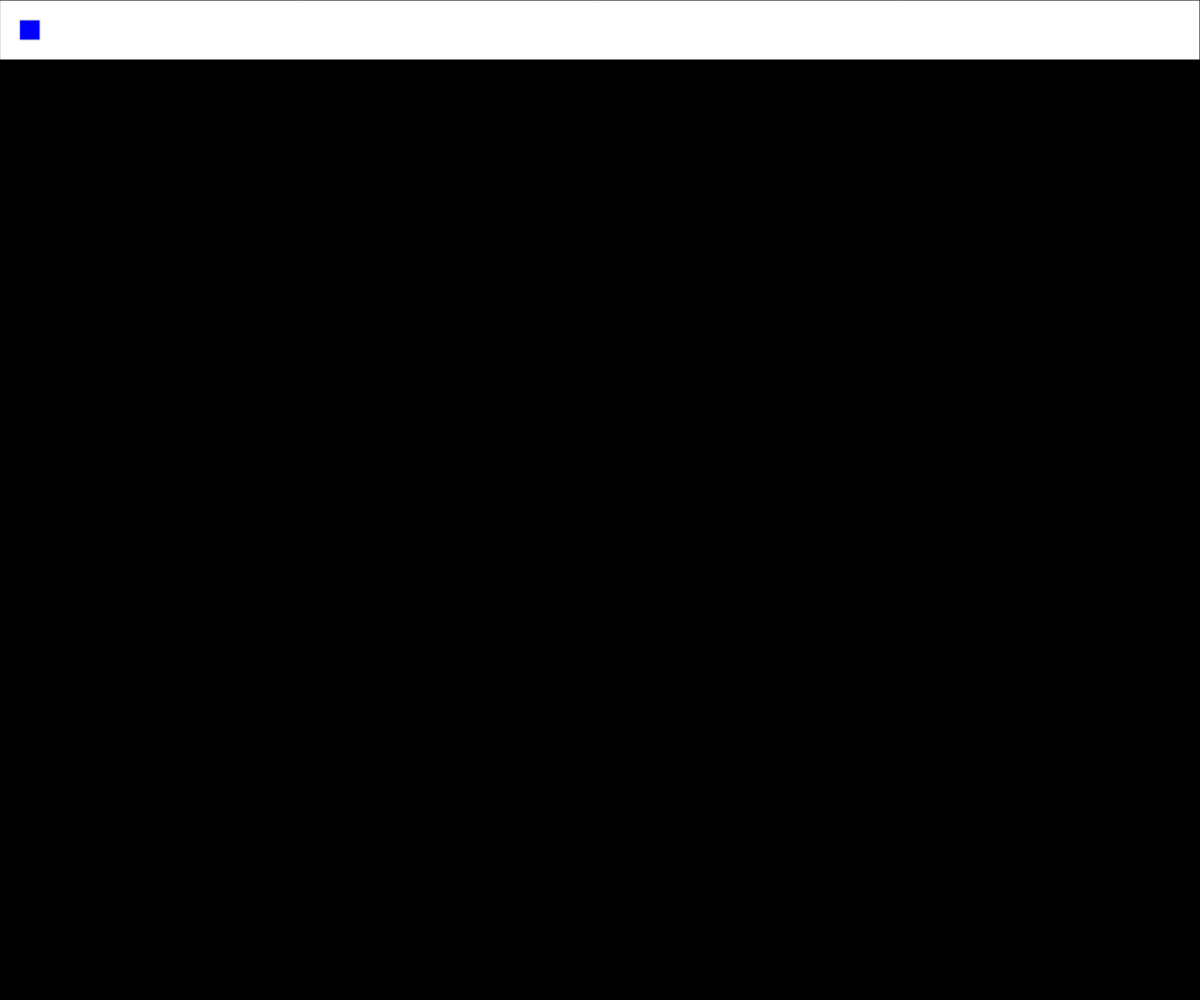
Frame 1 (no input)
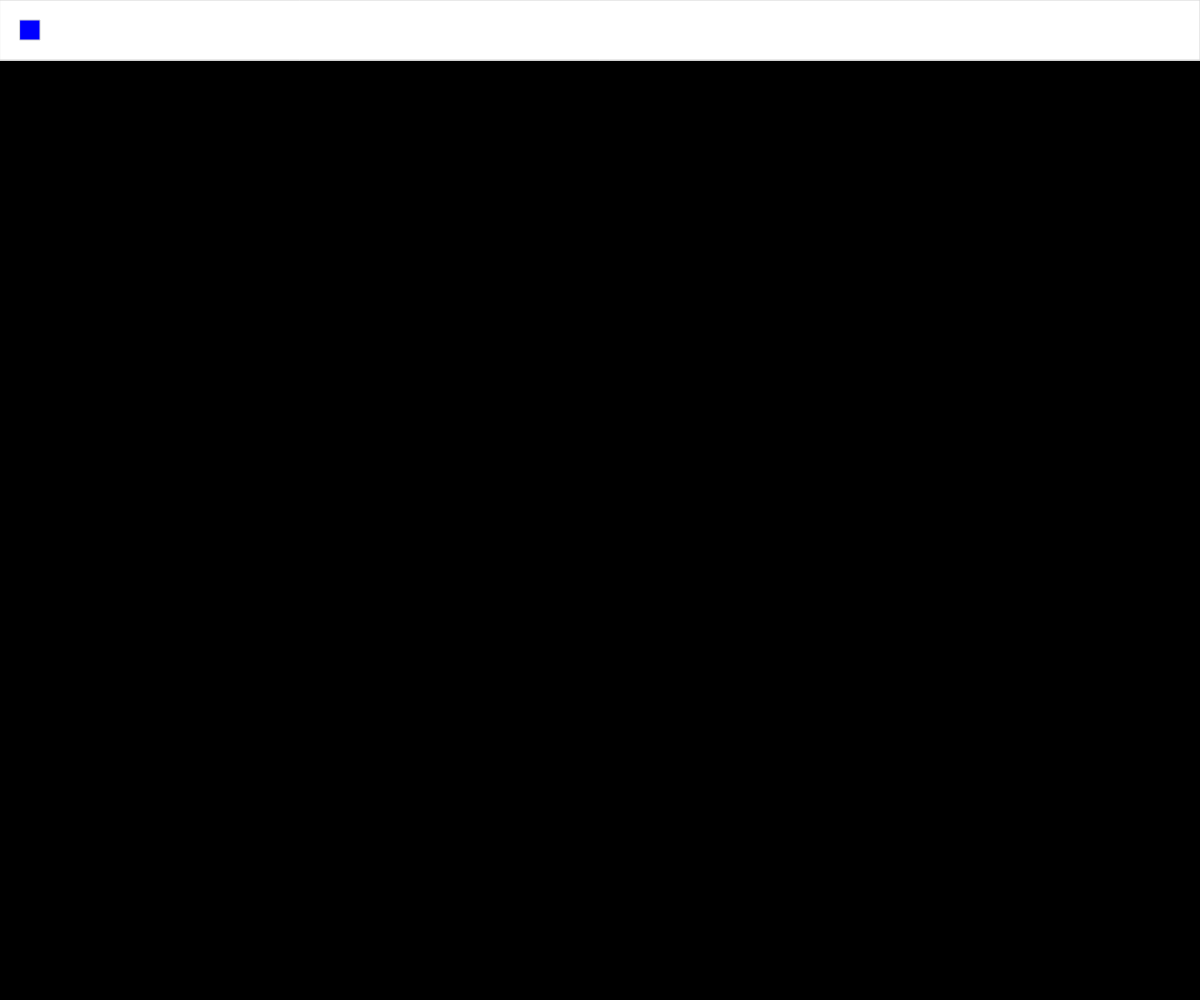
Frame 60 (no input)
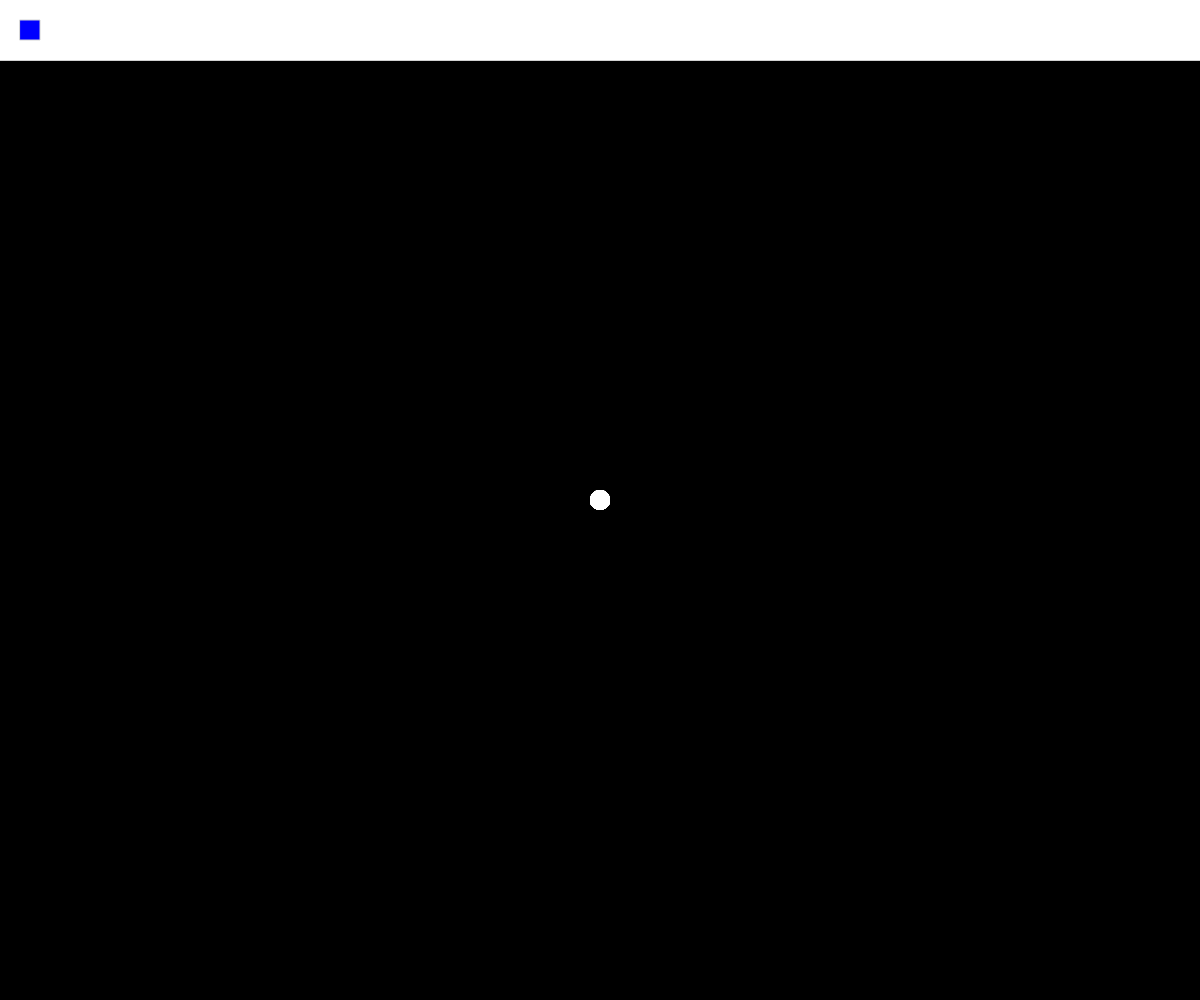
Frame 120 (the mouse pressed at the canvas centre since frame 60)

The p5.js sketch that drew these frames (run headless with seeded random() and noise() and a simulated clock; from frame 60 on, the mouse is pressed at the canvas centre):

// p5.js sketch
// ── sketch.js
function setup() {
  createCanvas(windowWidth, windowHeight);
  background("black");
}

let color = {
  r: 255,
  g: 255,
  b: 255
}

function draw() {
  fill("white");
  rect(0,0,width,60);
  fill("blue");
  stroke("lightgrey");
  rect(20,20,20,20);

  if(mouseIsPressed){
    noStroke();
    if(mouseX<40 && mouseX>20 && mouseY<40 && mouseY>20){
      color.r = 0;
      color.g = 0;
      color.b = 255;
    }
    fill(color.r, color.g, color.b);
    circle(mouseX, mouseY, 20);
  }

}
